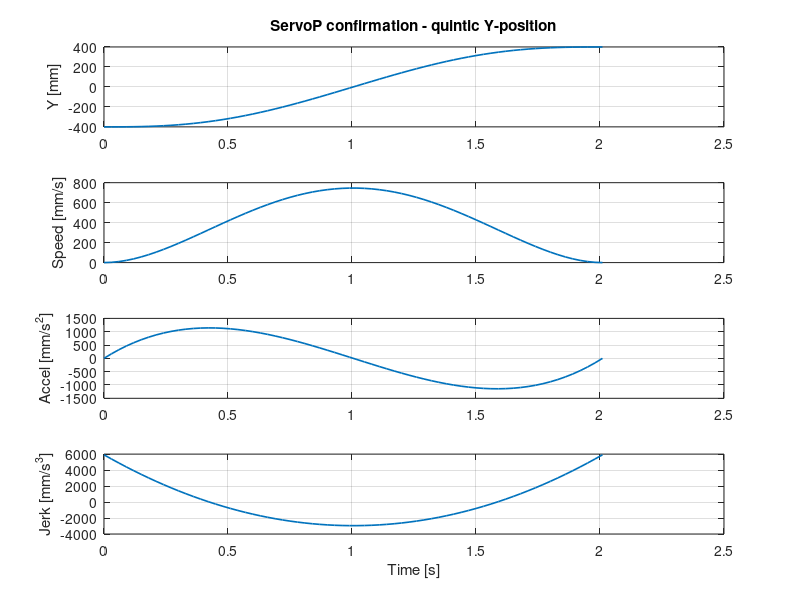

Write the MATLAB code that produced this figure.
%% make_servoP_quintic_csv.m
% Duration-controlled quintic Cartesian ServoP reference.
% Generates the fixed CSV for all 15 confirmation runs.
% The requested duration T is aligned upward to fixed Ts increments.
% For T = 2.00 s and Ts = 0.030 s: actual duration = 2.01 s.
clear; clc;

%% USER SETTINGS (Cartesian coordinates: mm and degrees)
poseStart = [-600, -400, 250, -90, 0, 90];
poseEnd   = [-600,  400, 250, -90, 0, 90];
T = 2.0;                  % requested trajectory duration [s]
Ts = 0.030;               % fixed robot setpoint interval [s]
makePlot = true;

% Write beside THIS script, not in the MATLAB working directory.
scriptFile = mfilename('fullpath');
if isempty(scriptFile)
    error('Run the saved make_servoP_quintic_csv.m file as a script.');
end
outputCsv = fullfile(fileparts(scriptFile), 'points_servoP_quintic.csv');

%% VALIDATE AND ALIGN TO SERVO PERIOD
if numel(poseStart) ~= 6 || numel(poseEnd) ~= 6 || ...
        any(~isfinite([poseStart, poseEnd]))
    error('Start and end poses must contain six finite values.');
end
if ~isfinite(T) || ~isfinite(Ts) || T <= 0 || Ts <= 0
    error('T and Ts must be positive finite numbers.');
end
delta = poseEnd - poseStart;
D = norm(delta(1:3));
if D <= 0
    error('Start and target positions must differ.');
end
if any(delta(4:6) ~= 0)
    error('This confirmation reference requires a fixed tool orientation.');
end
nIntervals = max(2, ceil(T / Ts - 1e-12));
Tactual = nIntervals * Ts;
t = (0:nIntervals).' * Ts;
u = t / Tactual;

%% QUINTIC WITH ZERO ENDPOINT VELOCITY AND ACCELERATION
% s(u) = 10*u^3 - 15*u^4 + 6*u^5
s = 10*u.^3 - 15*u.^4 + 6*u.^5;
sd = (30*u.^2 - 60*u.^3 + 30*u.^4) / Tactual;
sdd = (60*u - 180*u.^2 + 120*u.^3) / Tactual^2;
sddd = (60 - 360*u + 360*u.^2) / Tactual^3;

Q = bsxfun(@plus, poseStart, bsxfun(@times, s, delta));
Q(1,:) = poseStart;
Q(end,:) = poseEnd;

%% SAVE, CLOSE AND VERIFY CSV
[fid, errMsg] = fopen(outputCsv, 'w');
if fid < 0
    error('Cannot write %s: %s', outputCsv, errMsg);
end
fileGuard = onCleanup(@() fclose(fid));
fprintf(fid, 'mode,x1,x2,x3,x4,x5,x6\n');
for k = 1:size(Q, 1)
    fprintf(fid, 'ServoP,%.9f,%.9f,%.9f,%.9f,%.9f,%.9f\n', Q(k,:));
end
clear fileGuard;  % Close and flush before verifying.
info = dir(outputCsv);
if isempty(info) || info.bytes < 100
    error('CSV could not be verified on disk: %s', outputCsv);
end

fprintf('\nCSV VERIFIED ON DISK\n');
fprintf('File: %s\n', outputCsv);
fprintf('File size: %d bytes\n', info.bytes);
fprintf('Number of points: %d\n', numel(t));
fprintf('Sample period: %.3f s\n', Ts);
fprintf('Requested T: %.3f s | actual T: %.3f s\n', T, Tactual);
fprintf('Path distance: %.3f mm\n', D);
fprintf('Quintic continuous peak TCP speed: %.3f mm/s\n', 1.875*D/Tactual);
fprintf('Quintic continuous peak TCP acceleration: %.3f mm/s^2\n', ...
    (10*sqrt(3)/3)*D/Tactual^2);
fprintf('Quintic max absolute jerk on segment: %.3f mm/s^3\n', ...
    60*D/Tactual^3);

%% DIAGNOSTIC PLOTS; A PLOT ERROR CANNOT INVALIDATE THE CSV
if makePlot
    try
        figure('Name', 'ServoP confirmation - quintic reference', ...
            'NumberTitle', 'off');
        subplot(4,1,1);
        plot(t, Q(:,2), 'LineWidth', 1.2); grid on;
        title('ServoP confirmation - quintic Y-position');
        ylabel('Y [mm]');
        subplot(4,1,2);
        plot(t, D*sd, 'LineWidth', 1.2); grid on;
        ylabel('Speed [mm/s]');
        subplot(4,1,3);
        plot(t, D*sdd, 'LineWidth', 1.2); grid on;
        ylabel('Accel [mm/s^2]');
        subplot(4,1,4);
        plot(t, D*sddd, 'LineWidth', 1.2); grid on;
        ylabel('Jerk [mm/s^3]');
        xlabel('Time [s]');
        drawnow;
    catch plotError
        warning('CSV saved successfully; plotting failed: %s', ...
            plotError.message);
    end
end
